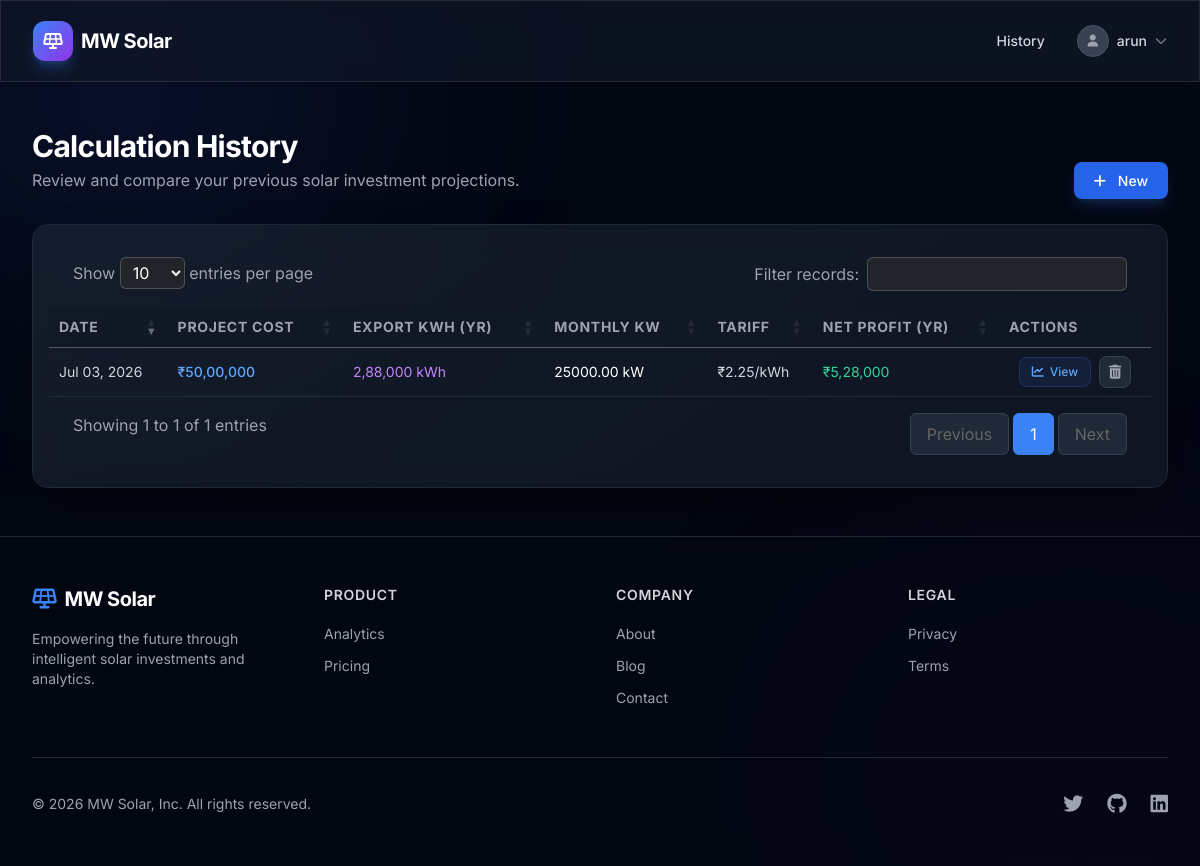
Screenshot of /history/ (signed in) with the database file from the repository.
### solar/models.py (models this page shows, shortened)
class CustomUser(AbstractBaseUser, PermissionsMixin):
    mobile_number = models.CharField(max_length=15, unique=True)
    email = models.EmailField(unique=True)
    full_name = models.CharField(max_length=255)
    is_active = models.BooleanField(default=True)
    is_staff = models.BooleanField(default=False)
    date_joined = models.DateTimeField(default=timezone.now)
    dark_mode = models.BooleanField(default=False)
    profile_photo = models.ImageField(upload_to='profile_photos/', null=True, blank=True)
    objects = CustomUserManager()
    USERNAME_FIELD = 'mobile_number'
    REQUIRED_FIELDS = ['email', 'full_name']

class SolarCalculation(models.Model):
    user = models.ForeignKey(CustomUser, on_delete=models.CASCADE, related_name='calculations')
    monthly_bill = models.DecimalField(max_digits=12, decimal_places=2)
    investment = models.DecimalField(max_digits=12, decimal_places=2)
    annual_savings = models.DecimalField(max_digits=12, decimal_places=2)
    three_year = models.DecimalField(max_digits=12, decimal_places=2)
    five_year = models.DecimalField(max_digits=12, decimal_places=2)
    ten_year = models.DecimalField(max_digits=12, decimal_places=2)
    fifteen_year = models.DecimalField(max_digits=12, decimal_places=2, default=0)
    twenty_year = models.DecimalField(max_digits=12, decimal_places=2)
    roi = models.DecimalField(max_digits=5, decimal_places=2, help_text="Return on Investment %")
    break_even = models.DecimalField(max_digits=5, decimal_places=2, help_text="Break even period in years")
    maintenance_cost = models.DecimalField(max_digits=12, decimal_places=2)
    carbon_saved = models.DecimalField(max_digits=10, decimal_places=2, help_text="Tons of CO2")
    trees_saved = models.IntegerField()
    net_profit = models.DecimalField(max_digits=12, decimal_places=2)
    future_value = models.DecimalField(max_digits=12, decimal_places=2)
    sim_project_cost = models.DecimalField(max_digits=12, decimal_places=2, null=True, blank=True)
    sim_monthly_gen = models.DecimalField(max_digits=12, decimal_places=2, null=True, blank=True)
    sim_own_usage = models.DecimalField(max_digits=12, decimal_places=2, null=True, blank=True)
    sim_tariff_rate = models.DecimalField(max_digits=5, decimal_places=2, null=True, blank=True)
    sim_maint_val = models.DecimalField(max_digits=12, decimal_places=2, null=True, blank=True)
    sim_tax_pct = models.DecimalField(max_digits=5, decimal_places=2, null=True, blank=True)
    sim_net_yearly = models.DecimalField(max_digits=12, decimal_places=2, null=True, blank=True)
    created_at = models.DateTimeField(auto_now_add=True)
    updated_at = models.DateTimeField(auto_now=True)
    def format_inr(self, value):
        if value is None: return "0"
        try:
            s = str(int(float(value)))
        except (ValueError, TypeError):
            return "0"
        if len(s) <= 3: return s
        res = s[-3:]
        s = s[:-3]
        while len(s) > 2:
            res = s[-2:] + "," + res
            s = s[:-2]
        if s:
            res = s + "," + res
        return res
    @property
    def formatted_project_cost(self):
        return self.format_inr(self.sim_project_cost)
    @property
    def formatted_net_yearly(self):
        return self.format_inr(self.sim_net_yearly)
    @property
    def sim_monthly_exported(self):
        gen = self.sim_monthly_gen or 0
        usage = self.sim_own_usage or 0
        export = gen - usage
        return export if export > 0 else 0
    @property
    def sim_export_kwh_yr(self):
        return self.sim_monthly_exported * 12
    @property
    def formatted_export_kwh_yr(self):
        return self.format_inr(self.sim_export_kwh_yr)
    class Meta:
        ordering = ['-created_at']

### solar/views.py (the view)
# urls.py: path('history/', views.history_view, name='history'),
@login_required(login_url='login')
def history_view(request):
    calculations = SolarCalculation.objects.filter(user=request.user, sim_project_cost__isnull=False).order_by('-created_at')
    return render(request, 'solar/history.html', {'calculations': calculations})

### solar/templates/solar/history.html (shortened to what this page needs)
{% extends 'base.html' %}
{% block content %}
<div x-data="{ deleteModalOpen: false, deleteUrl: '', deleteId: '', isDeleting: false }" @open-delete-modal.window="deleteModalOpen = true; deleteUrl = $event.detail.url; deleteId = $event.detail.id" class="max-w-7xl mx-auto px-4 sm:px-6 lg:px-8 py-12">
    <div class="flex justify-between items-end mb-8" data-aos="fade-down">
        <div>
            <h1 class="text-3xl font-bold text-white tracking-tight">Calculation History</h1>
            <p class="text-gray-400 mt-1">Review and compare your previous solar investment projections.</p>
        </div>
        <div>
            <a href="{% url 'dashboard' %}" class="px-5 py-2.5 bg-blue-600 hover:bg-blue-500 rounded-lg text-sm font-medium text-white transition-colors shadow-lg shadow-blue-500/20">
                <i class="fa-solid fa-plus mr-2"></i> New
            </a>
        </div>
    </div>
    {% if calculations %}
    <div class="glass-card rounded-2xl overflow-hidden border border-gray-800" data-aos="fade-up">
        <div class="overflow-x-auto p-4">
            <table id="historyTable" class="w-full text-left border-collapse">
                <thead>
                    <tr class="bg-gray-900/50 text-gray-400 text-sm uppercase tracking-wider border-b border-gray-800">
                        <th class="px-6 py-4 font-medium">Date</th>
                        <th class="px-6 py-4 font-medium">Project Cost</th>
                        <th class="px-6 py-4 font-medium">Export kWh (Yr)</th>
                        <th class="px-6 py-4 font-medium">Monthly KW</th>
                        <th class="px-6 py-4 font-medium">Tariff</th>
                        <th class="px-6 py-4 font-medium">Net Profit (Yr)</th>
                        <th class="px-6 py-4 font-medium text-center">Actions</th>
                    </tr>
                </thead>
                <tbody class="divide-y divide-gray-800">
                    {% for calc in calculations %}
                    <tr id="row-{{ calc.id }}" class="hover:bg-gray-800/30 transition-colors group">
                        <td class="px-6 py-4 text-sm text-gray-300" data-sort="{{ calc.created_at|date:'Y-m-d H:i:s' }}">
                            {{ calc.created_at|date:"M d, Y" }}
                        </td>
                        <td class="px-6 py-4 text-sm font-medium text-blue-400">
                            ₹{{ calc.formatted_project_cost }}
                        </td>
                        <td class="px-6 py-4 text-sm text-purple-400">
                            {{ calc.formatted_export_kwh_yr }} kWh
                        </td>
                        <td class="px-6 py-4 text-sm text-white">
                            {{ calc.sim_monthly_gen|floatformat:2 }} kW
                        </td>
                        <td class="px-6 py-4 text-sm text-gray-300">
                            ₹{{ calc.sim_tariff_rate }}/kWh
                        </td>
                        <td class="px-6 py-4 text-sm text-emerald-400">
                            ₹{{ calc.formatted_net_yearly }}
                        </td>
                        <td class="px-6 py-4">
                            <div class="flex items-center justify-center gap-2">
                                <a href="{% url 'dashboard' %}?project_cost={{ calc.sim_project_cost|stringformat:'.0f' }}&monthly_gen={{ calc.sim_monthly_gen|stringformat:'.2f' }}&own_usage={{ calc.sim_own_usage|stringformat:'.2f' }}&tariff_rate={{ calc.sim_tariff_rate|stringformat:'.2f' }}&maint_val={{ calc.sim_maint_val|stringformat:'.2f' }}&tax_pct={{ calc.sim_tax_pct|stringformat:'.2f' }}&view_only=1"
                                   class="inline-flex items-center gap-1.5 px-3 py-1.5 rounded-lg bg-blue-500/10 text-blue-400 hover:bg-blue-500/20 hover:text-blue-300 transition-all border border-blue-500/20 font-medium text-xs shadow-sm"
                                   title="Load this projection into Dashboard">
                                    <i class="fa-solid fa-chart-line"></i> View
                                </a>
                                <button type="button"
                                        onclick="window.dispatchEvent(new CustomEvent('open-delete-modal', { detail: { url: '{% url 'delete_calculation' calc.id %}', id: '{{ calc.id }}' } }))"
                                        class="inline-flex items-center justify-center w-8 h-8 rounded-lg bg-gray-800 text-gray-400 hover:bg-red-500/20 hover:text-red-400 hover:border-red-500/30 transition-all border border-gray-700 shadow-sm"
                                        title="Delete Record">
                                    <i class="fa-solid fa-trash-can text-sm"></i>
                                </button>
                            </div>
                        </td>
                    </tr>
                    {% endfor %}
                </tbody>
            </table>
        </div>
    </div>
    {% endif %}
</div>
{% endblock %}
{% block extra_scripts %}
<link rel="stylesheet" href="https://cdn.datatables.net/1.13.6/css/jquery.dataTables.min.css">
{% endblock %}

### templates/base.html (shortened to what this page needs)
<!DOCTYPE html>
<html lang="en" class="dark scroll-smooth">
<head>
    <script src="https://cdn.tailwindcss.com"></script>
    <link href="https://unpkg.com/aos@2.3.1/dist/aos.css" rel="stylesheet">
    <link rel="stylesheet" href="https://cdnjs.cloudflare.com/ajax/libs/font-awesome/6.4.0/css/all.min.css">
</head>
<body class="antialiased font-sans flex flex-col min-h-screen relative" x-data="{ mobileMenuOpen: false }">
    <div class="fixed inset-0 z-[-1] overflow-hidden pointer-events-none">
        <div class="absolute top-[-10%] left-[-10%] w-[40%] h-[40%] rounded-full bg-blue-900/20 blur-[120px]"></div>
        <div class="absolute bottom-[-10%] right-[-10%] w-[40%] h-[40%] rounded-full bg-purple-900/20 blur-[120px]"></div>
    </div>
    <nav class="fixed w-full z-50 glass-panel transition-all duration-300">
        <div class="max-w-7xl mx-auto px-4 sm:px-6 lg:px-8">
            <div class="flex justify-between h-20">
                <div class="flex items-center">
                    <a href="{% url 'landing' %}" class="flex items-center gap-2">
                        <div class="w-10 h-10 rounded-xl bg-gradient-to-br from-blue-500 to-purple-600 flex items-center justify-center shadow-lg shadow-blue-500/30">
                            <i class="fa-solid fa-solar-panel text-white"></i>
                        </div>
                        <span class="text-xl font-bold tracking-tight text-white">MW Solar</span>
                    </a>
                </div>
                <div class="hidden md:flex items-center space-x-8">
                    {% if user.is_authenticated %}
                        <a href="{% url 'history' %}" class="text-gray-300 hover:text-white transition-colors text-sm font-medium">History</a>
                        <div class="relative" x-data="{ profileOpen: false }">
                            <button @click="profileOpen = !profileOpen" @click.away="profileOpen = false" class="flex items-center gap-2 focus:outline-none">
                                <div class="w-8 h-8 rounded-full bg-gray-700 flex items-center justify-center border border-gray-600 overflow-hidden">
                                    {% if user.profile_photo %}
                                        <img src="{{ user.profile_photo.url }}" alt="Profile" class="w-full h-full object-cover">
                                    {% else %}
                                        <i class="fa-solid fa-user text-xs text-gray-400"></i>
                                    {% endif %}
                                </div>
                                <span class="text-sm font-medium text-gray-300">{{ user.full_name|truncatechars:12 }}</span>
                                <i class="fa-solid fa-chevron-down text-xs text-gray-500"></i>
                            </button>
                        </div>
                    {% else %}
                        <a href="{% url 'login' %}" class="text-gray-300 hover:text-white transition-colors text-sm font-medium">Log in</a>
                        <a href="{% url 'signup' %}" class="px-5 py-2.5 rounded-full bg-white text-black font-semibold text-sm hover:bg-gray-200 transition-colors shadow-lg shadow-white/10">Sign up</a>
                    {% endif %}
                </div>
            </div>
        </div>
    </nav>
    <main class="flex-grow pt-20">
        {% block content %}{% endblock %}
    </main>
    <footer class="border-t border-gray-800 bg-gray-950/80 backdrop-blur-lg mt-auto">
        <div class="max-w-7xl mx-auto py-12 px-4 sm:px-6 lg:px-8">
            <div class="grid grid-cols-1 md:grid-cols-4 gap-8">
                <div class="col-span-1 md:col-span-1">
                    <span class="text-xl font-bold tracking-tight text-white flex items-center gap-2">
                        <i class="fa-solid fa-solar-panel text-blue-500"></i> MW Solar
                    </span>
                    <p class="mt-4 text-gray-400 text-sm">Empowering the future through intelligent solar investments and analytics.</p>
                </div>
                <div>
                    <h3 class="text-sm font-semibold text-gray-300 tracking-wider uppercase">Product</h3>
                    <ul class="mt-4 space-y-2">
                        <li><a href="#" class="text-gray-400 hover:text-white text-sm transition-colors">Analytics</a></li>
                        <li><a href="#" class="text-gray-400 hover:text-white text-sm transition-colors">Pricing</a></li>
                    </ul>
                </div>
                <div>
                    <h3 class="text-sm font-semibold text-gray-300 tracking-wider uppercase">Company</h3>
                    <ul class="mt-4 space-y-2">
                        <li><a href="#" class="text-gray-400 hover:text-white text-sm transition-colors">About</a></li>
                        <li><a href="#" class="text-gray-400 hover:text-white text-sm transition-colors">Blog</a></li>
                        <li><a href="#" class="text-gray-400 hover:text-white text-sm transition-colors">Contact</a></li>
                    </ul>
                </div>
                <div>
                    <h3 class="text-sm font-semibold text-gray-300 tracking-wider uppercase">Legal</h3>
                    <ul class="mt-4 space-y-2">
                        <li><a href="#" class="text-gray-400 hover:text-white text-sm transition-colors">Privacy</a></li>
                        <li><a href="#" class="text-gray-400 hover:text-white text-sm transition-colors">Terms</a></li>
                    </ul>
                </div>
            </div>
            <div class="mt-12 border-t border-gray-800 pt-8 flex flex-col md:flex-row justify-between items-center">
                <p class="text-gray-400 text-sm xl:text-center">&copy; 2026 MW Solar, Inc. All rights reserved.</p>
                <div class="flex space-x-6 mt-4 md:mt-0">
                    <a href="#" class="text-gray-400 hover:text-white"><i class="fa-brands fa-twitter text-xl"></i></a>
                    <a href="#" class="text-gray-400 hover:text-white"><i class="fa-brands fa-github text-xl"></i></a>
                    <a href="#" class="text-gray-400 hover:text-white"><i class="fa-brands fa-linkedin text-xl"></i></a>
                </div>
            </div>
        </div>
    </footer>
    {% block extra_scripts %}{% endblock %}
</body>
</html>

### templates/base.html (style rules this page uses)
body { background-color: #030712; color: #f3f4f6; overflow-x: hidden; }
.glass-panel { background: rgba(17, 24, 39, 0.7); backdrop-filter: blur(12px); -webkit-backdrop-filter: blur(12px); border: 1px solid rgba(255, 255, 255, 0.1); }
.glass-card { background: linear-gradient(145deg, rgba(31, 41, 55, 0.6) 0%, rgba(17, 24, 39, 0.8) 100%); backdrop-filter: blur(16px); -webkit-backdrop-filter: blur(16px); border: 1px solid rgba(255, 255, 255, 0.05); box-shadow: 0 25px 50px -12px rgba(0, 0, 0, 0.5); }

### solar/templates/solar/history.html (style rules this page uses)
table.dataTable.no-footer { border-bottom: 1px solid #1f2937; }
table.dataTable thead th, table.dataTable thead td { border-bottom: 1px solid #1f2937; }

### rows the page displays
CustomUser: full_name "arun"
SolarCalculation: created_at "Jul 03, 2026", formatted_project_cost "50,00,000", formatted_export_kwh_yr "2,88,000", sim_monthly_gen "25000.00", sim_tariff_rate "2.25", formatted_net_yearly "5,28,000"
